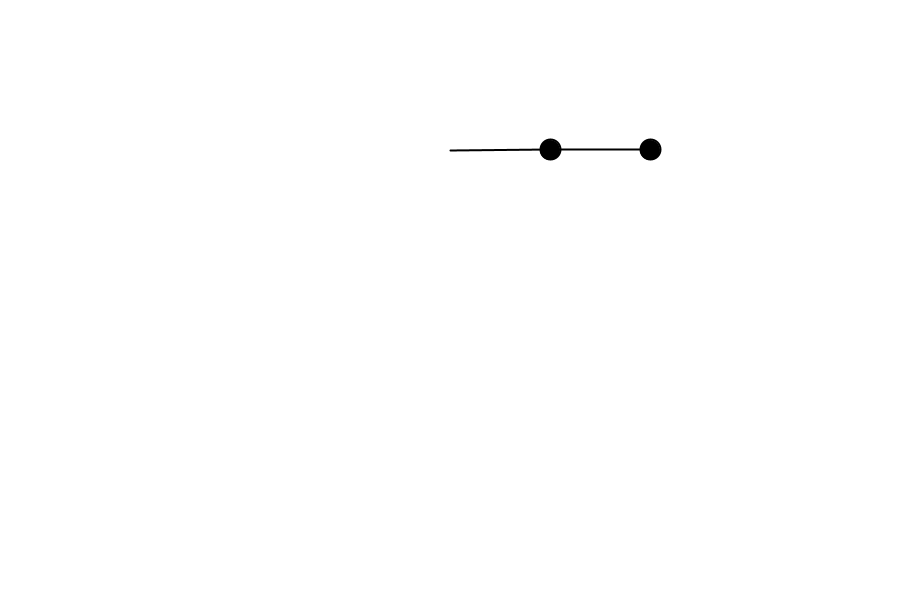
Frame 1 (no input)
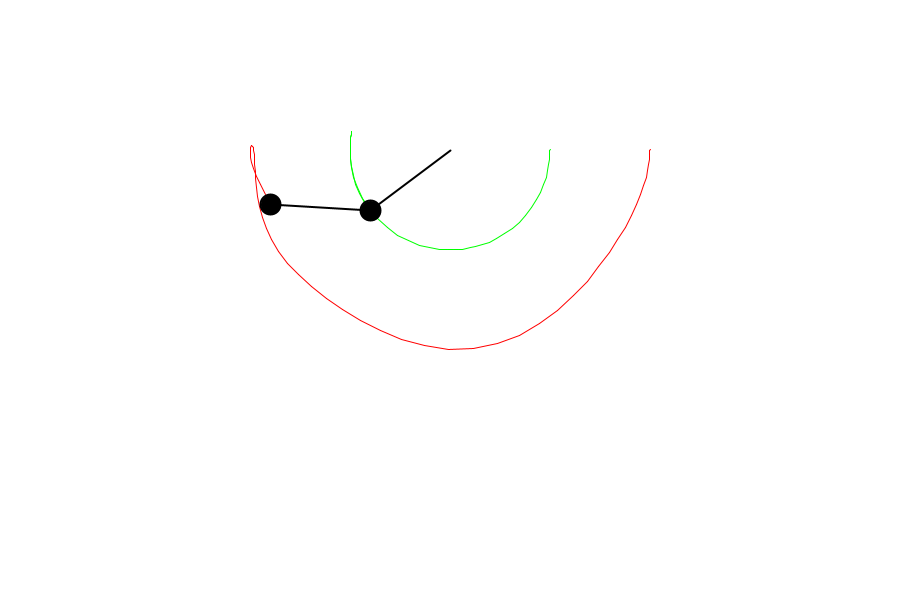
Frame 60 (the mouse pressed at the canvas centre just before this capture)
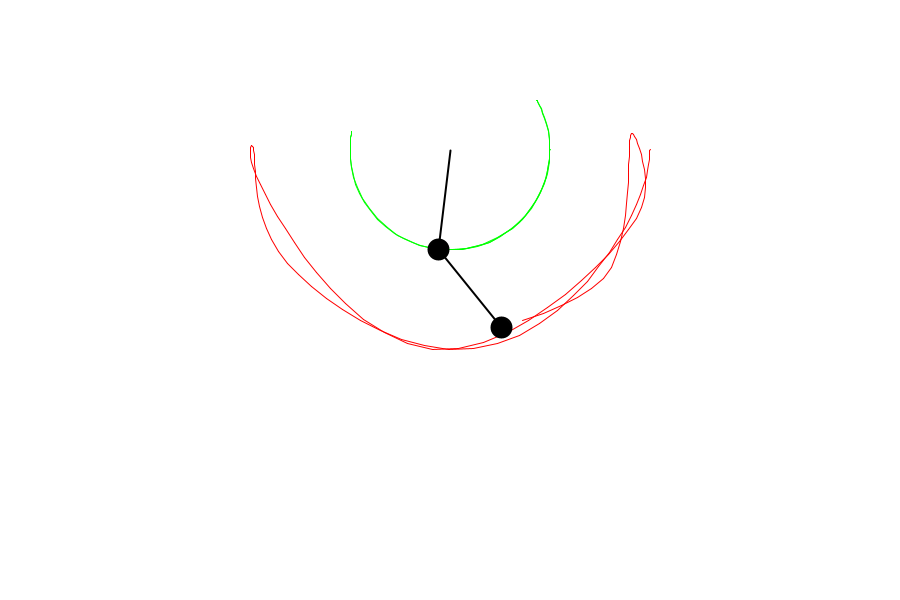
Frame 120 (the mouse held since frame 60 and released just before this capture)

The Processing sketch that drew these frames (run headless with seeded random() and noise(); from frame 60 on, the mouse is pressed at the canvas centre):

// Processing sketch: Main
// ── Main.pde
float r1 = 100;
float r2 = 100;
float m1 = 20;
float m2 = 20;
float a1 = PI/2;
float a2 = PI/2;
float a1_v = 0;
float a2_v = 0;
float g = 1;

float px1 = -1;
float py1 = -1;

float px2 = -1;
float py2 = -1;

PGraphics canvas;

void setup()
{
  size(900, 600);
  //fullScreen();
  canvas = createGraphics(1200, 1000);
  canvas.beginDraw();
  canvas.background(255);
  canvas.endDraw();
}

void draw()
{
  float num1 = -g*(2*m1+m2)*sin(a1);
  float num2 = -m2*g*sin(a1-2*a2);
  float num3 = -2*sin(a1-a2)*m2;
  float num4 = a2_v*a2_v*r2+a1_v*a1_v*r1*cos(a1-a2);
  float den = r1*(2*m1+m2-m2*cos(2*a1-2*a2));

  float a1_a = (num1+num2+num3*num4)/den;

  num1 = 2*sin(a1-a2);
  num2 = (a1_v*a1_v*r1*(m1+m2));
  num3 = g*(m1+m2)*cos(a1);
  num4 = a2_v*a2_v*r2*m2*cos(a1-a2);
  den = r2*(2*m1+m2-m2*cos(2*a1-2*a2));

  float a2_a = num1*(num2+num3+num4)/den;
  ;

  //background(255);
  image(canvas, 0, 0);
  stroke(0);
  strokeWeight(2);

  translate(width/2, height/4);

  float x1 = r1 * sin(a1);
  float y1 = r2 * cos(a1);

  float x2 = x1 + r2 * sin(a2);
  float y2 = y1 + r2 * cos(a2);

  line(0, 0, x1, y1);
  fill(0);
  ellipse(x1, y1, m1, m1);

  line(x1, y1, x2, y2);
  fill(0);
  ellipse(x2, y2, m2, m2);

  a1_v += a1_a;
  a2_v += a2_a;
  a1 += a1_v;
  a2 += a2_v;
  
  //a1_v *= 0.99;
  //a2_v *= 0.99;

  canvas.beginDraw();
  canvas.translate(width/2, height/4);
  canvas.strokeWeight(1); 
  if (frameCount > 1)
  {
    canvas.stroke(0, 255, 0);
    canvas.line(px1, py1, x1, y1);
    canvas.stroke(255, 0, 0);
    canvas.line(px2, py2, x2, y2);
  }
  canvas.endDraw();

  px1 = x1;
  py1 = y1;

  px2 = x2;
  py2 = y2;
}
